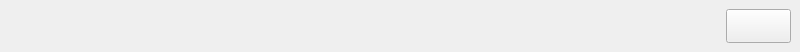
<?xml version="1.0" encoding="UTF-8"?>
<ui version="4.0">
 <class>TitleWithReturnWidget</class>
 <widget class="QWidget" name="TitleWithReturnWidget">
  <property name="geometry">
   <rect>
    <x>0</x>
    <y>0</y>
    <width>800</width>
    <height>52</height>
   </rect>
  </property>
  <property name="sizeIncrement">
   <size>
    <width>80</width>
    <height>5</height>
   </size>
  </property>
  <property name="baseSize">
   <size>
    <width>800</width>
    <height>52</height>
   </size>
  </property>
  <property name="windowTitle">
   <string>Form</string>
  </property>
  <layout class="QHBoxLayout" name="horizontalLayout">
   <property name="spacing">
    <number>0</number>
   </property>
   <property name="leftMargin">
    <number>0</number>
   </property>
   <property name="topMargin">
    <number>0</number>
   </property>
   <property name="rightMargin">
    <number>0</number>
   </property>
   <property name="bottomMargin">
    <number>0</number>
   </property>
   <item>
    <widget class="QWidget" name="titleBarWidget" native="true">
     <property name="minimumSize">
      <size>
       <width>0</width>
       <height>0</height>
      </size>
     </property>
     <property name="maximumSize">
      <size>
       <width>16777215</width>
       <height>16777215</height>
      </size>
     </property>
     <property name="sizeIncrement">
      <size>
       <width>80</width>
       <height>5</height>
      </size>
     </property>
     <property name="baseSize">
      <size>
       <width>800</width>
       <height>52</height>
      </size>
     </property>
     <property name="styleSheet">
      <string notr="true">QWidget#titleBarWidget {
	border-image: url(:/shareImages/dlg_titlebar.png);
}
</string>
     </property>
     <layout class="QHBoxLayout" name="horizontalLayout_2">
      <item>
       <widget class="QLabel" name="logoLabel">
        <property name="sizePolicy">
         <sizepolicy hsizetype="Preferred" vsizetype="Expanding">
          <horstretch>0</horstretch>
          <verstretch>0</verstretch>
         </sizepolicy>
        </property>
        <property name="minimumSize">
         <size>
          <width>64</width>
          <height>0</height>
         </size>
        </property>
        <property name="maximumSize">
         <size>
          <width>16777215</width>
          <height>20</height>
         </size>
        </property>
        <property name="styleSheet">
         <string notr="true">border-image: url(:/saleImage/logo_sale.png);</string>
        </property>
        <property name="text">
         <string/>
        </property>
       </widget>
      </item>
      <item>
       <spacer name="horizontalSpacer">
        <property name="orientation">
         <enum>Qt::Horizontal</enum>
        </property>
        <property name="sizeHint" stdset="0">
         <size>
          <width>638</width>
          <height>20</height>
         </size>
        </property>
       </spacer>
      </item>
      <item>
       <widget class="QPushButton" name="backButton">
        <property name="sizePolicy">
         <sizepolicy hsizetype="Preferred" vsizetype="Preferred">
          <horstretch>0</horstretch>
          <verstretch>0</verstretch>
         </sizepolicy>
        </property>
        <property name="minimumSize">
         <size>
          <width>65</width>
          <height>0</height>
         </size>
        </property>
        <property name="maximumSize">
         <size>
          <width>16777215</width>
          <height>16777215</height>
         </size>
        </property>
        <property name="focusPolicy">
         <enum>Qt::NoFocus</enum>
        </property>
        <property name="styleSheet">
         <string notr="true">QPushButton#backButton {
	border-image: url(:/shareImages/btn_back_normal.png);
}

QPushButton#backButton:press {
	border-image: url(:/shareImages/btn_back_press.png);
}</string>
        </property>
        <property name="text">
         <string/>
        </property>
       </widget>
      </item>
     </layout>
    </widget>
   </item>
  </layout>
 </widget>
 <resources/>
 <connections/>
</ui>
